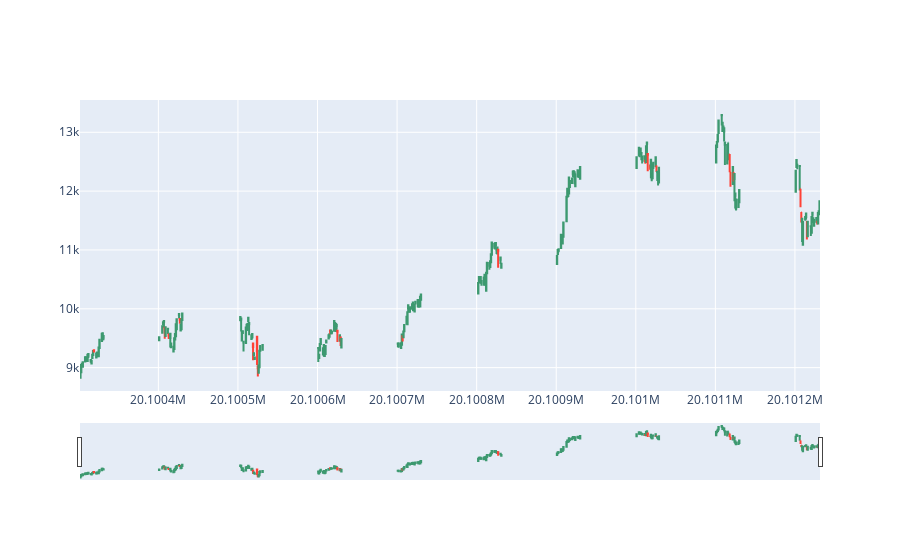

This figure's notebook cell:
### Code cell
candles(bank_df[bank_df['Date']<=20101231])

### Figure 1 — Plotly figure (JSON) as saved in the notebook; plotly's stock layout.template omitted (floating-point values rounded to 4 significant figures; data arrays with more than 128 entries replaced by an {"elided": "..."} marker saying what was removed)
{"data": [{"close": {"elided": "212 float values"}, "high": {"elided": "212 float values"}, "low": {"elided": "212 float values"}, "open": {"elided": "212 float values"}, "type": "candlestick", "x": {"elided": "212 int values"}}], "layout": {}}
